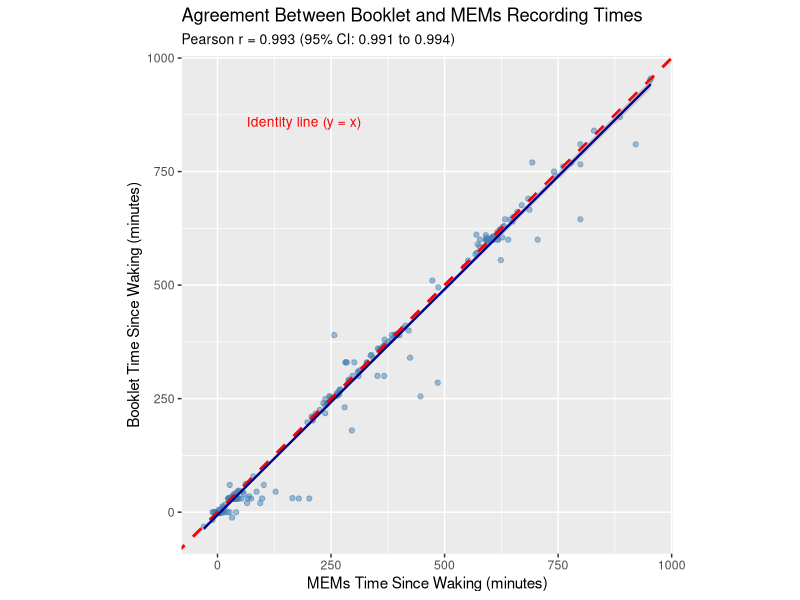
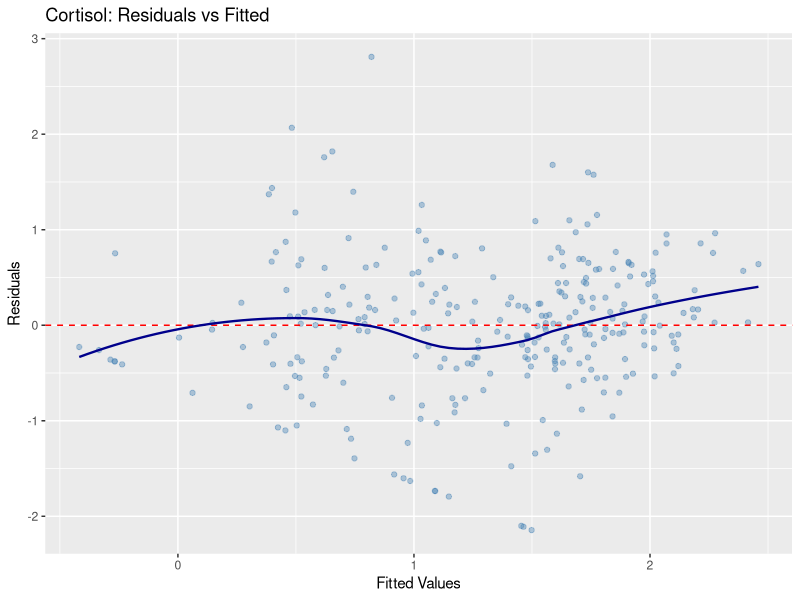
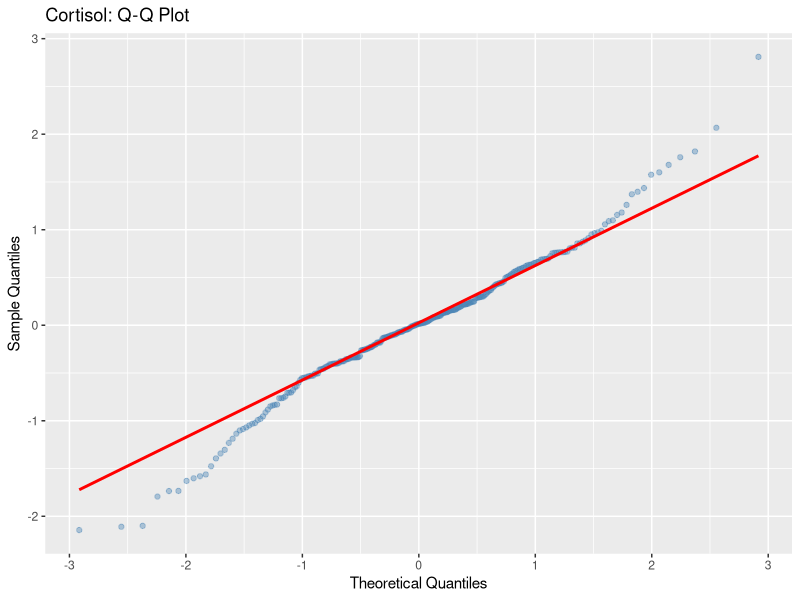
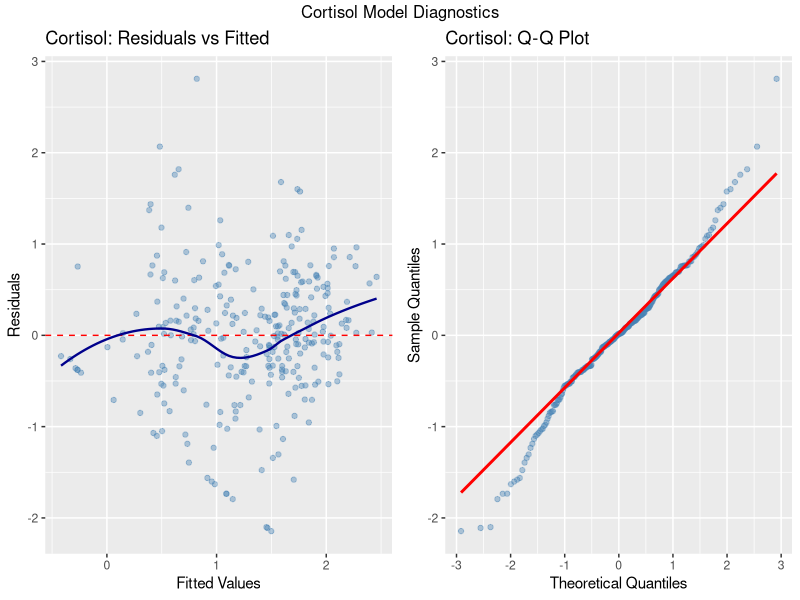
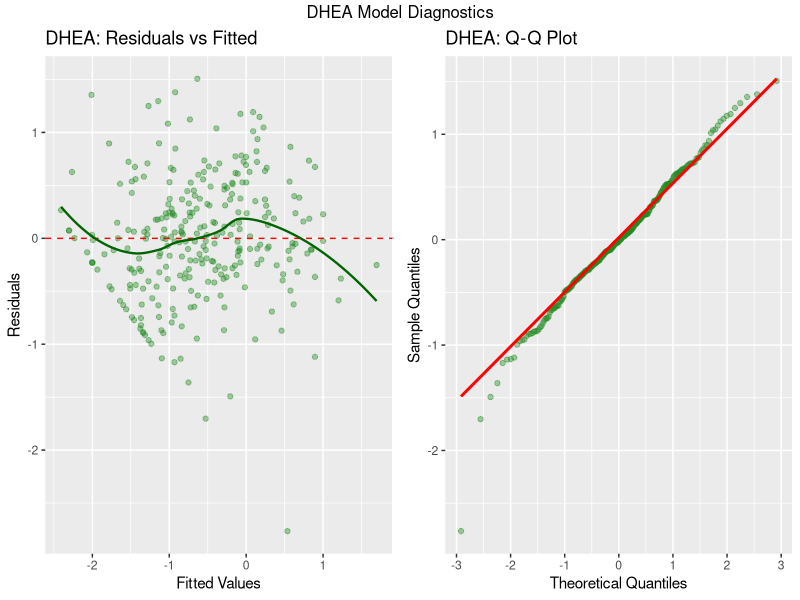
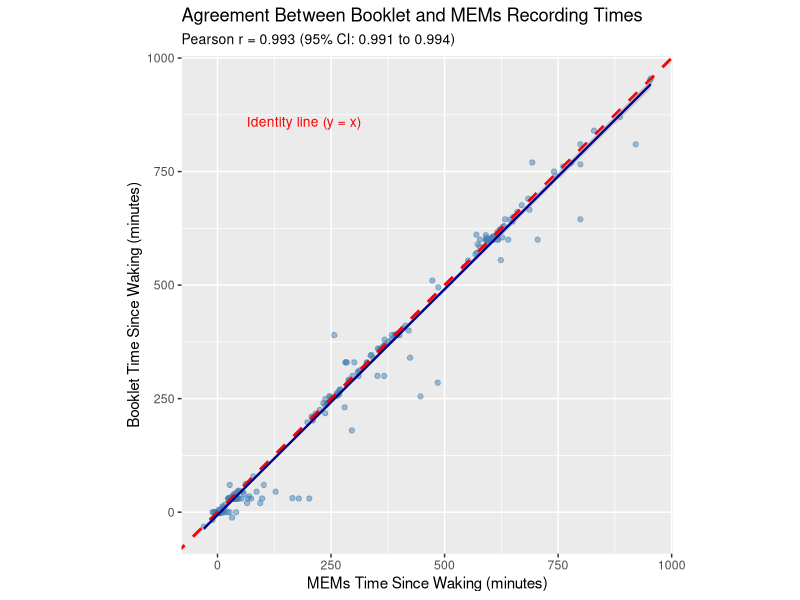

Reproduce these figures in R, in order.
## ---- chunk 1
library(tidyverse)    # Data manipulation and visualization
library(lubridate)    # Date/time handling
library(gridExtra)    # Arranging multiple plots
library(knitr)        # Tables
library(kableExtra)   # Enhanced tables
library(scales)       # Axis formatting
library(lme4)
library(lmerTest)
## ---- chunk 2
data_raw<-read.csv("Project0_Clean_v2.csv")
head(data_raw)

data <- data_raw %>%
  rename(
    SubjectID = SubjectID,
    CollectionDate = Collection.Date,
    CollectionSample = Collection.Sample,
    Booklet_ClockTime = Booket..Clock.Time,           # Note: typo in original "Booket"
    MEMs_ClockTime = MEMs..Clock.Time,
    SleepDiary_WakeTime = Sleep.Diary.reported.wake.time,
    Booklet_SampleInterval = Booklet..Sample.interval,
    Booklet_SampleInterval_Mins = Booklet..Sample.interval.Decimal.Time..mins.,
    MEMs_SampleInterval = MEMs..Sample.interval,
    MEMs_SampleInterval_Mins = MEMs..Sample.interval.Decimal.Time..mins.,
    Cortisol_ugdl = Cortisol..ug.dl.,
    DHEA_pgdl = DHEA..pg.dl.,
    Cortisol_nmolL = Cortisol..nmol.L.,
    DHEA_nmolL = DHEA..nmol.L.,
    DayNumber = DAYNUMB
  )

## DATE/TIME HANDLING
# Function to parse time strings (handles hh:mm format)
parse_time_hhmm <- function(time_str) {
  # Return NA for empty strings or NA values
  if (is.na(time_str) || time_str == "") {
    return(NA)
  }
  # Parse hh:mm format
  parsed <- hm(time_str)
  return(parsed)
}

# Function to convert time string to minutes since midnight
time_to_minutes <- function(time_str) {
  if (is.na(time_str) || time_str == "") {
    return(NA)
  }
  parts <- strsplit(time_str, ":")[[1]]
  if (length(parts) >= 2) {
    hours <- as.numeric(parts[1])
    mins <- as.numeric(parts[2])
    return(hours * 60 + mins)
  }
  return(NA)
}

# Apply time conversion to create minutes since midnight for clock times
data <- data %>%
  mutate(
    # Convert clock times to minutes since midnight
    Booklet_ClockTime_Mins = sapply(Booklet_ClockTime, time_to_minutes),
    MEMs_ClockTime_Mins = sapply(MEMs_ClockTime, time_to_minutes),
    WakeTime_Mins_Raw = sapply(SleepDiary_WakeTime, time_to_minutes)
  )

# Calculate time since waking
data <- data %>%
  mutate(
    # Time since waking calculated from clock times minus wake time
    Booklet_TimeSinceWaking = Booklet_ClockTime_Mins - WakeTime_Mins_Raw,
    MEMs_TimeSinceWaking = MEMs_ClockTime_Mins - WakeTime_Mins_Raw
  )



data <- data %>%
  group_by(SubjectID, DayNumber) %>%
  mutate(
    # Fill wake time: take the non-NA value from Sample 1 and apply to all samples
    WakeTime_Mins = WakeTime_Mins_Raw[CollectionSample == 1][1]
  ) %>%
  ungroup()

data <- data %>%
  mutate(
    # Time since waking calculated from clock times minus wake time
    Booklet_TimeSinceWaking = Booklet_ClockTime_Mins - WakeTime_Mins,
    MEMs_TimeSinceWaking = MEMs_ClockTime_Mins - WakeTime_Mins
  )

head(data)
## ---- chunk 3

# Flag/exclude implausible cortisol values
# - Values > 80 nmol/L are lab errors (EXCLUDE)
# - Values > 26 nmol/L are high but biologically possible (FLAG)
data <- data %>%
  mutate(
    Cortisol_LabError = Cortisol_nmolL > 80,
    Cortisol_High = Cortisol_nmolL > 26 & Cortisol_nmolL <= 80,
    # Flag the extreme cortisol value (9999 appears to be an error code)
    Cortisol_LabError = ifelse(Cortisol_nmolL > 1000, TRUE, Cortisol_LabError)
  )

# Flag DHEA at detection limit (5.205 nmol/L)
data <- data %>%
  mutate(
    DHEA_AtDetectionLimit = abs(DHEA_nmolL - 5.205) < 0.001
  )

# Identify subjects with multiple DHEA at detection limit
subjects_multiple_DHEA_limit <- data %>%
  filter(DHEA_AtDetectionLimit) %>%
  group_by(SubjectID) %>%
  summarise(n_at_limit = n()) %>%
  filter(n_at_limit > 1)


data <- data %>%
  mutate(
    SubjectID_Factor = as.factor(SubjectID),
    CollectionSample_Factor = factor(CollectionSample, 
                                      levels = 1:4,
                                      labels = c("Waking", "30 min", "Lunch", "10 hours")),
    DayNumber_Factor = factor(DayNumber, levels = 1:3, labels = c("Day 1", "Day 2", "Day 3"))
  )

head(data)

# Summary of missing data
missing_summary <- data %>%
  summarise(
    Total_Observations = n(),
    Missing_Booklet_ClockTime = sum(is.na(Booklet_ClockTime_Mins)),
    Missing_MEMs_ClockTime = sum(is.na(MEMs_ClockTime_Mins)),
    Missing_WakeTime = sum(is.na(WakeTime_Mins)),
    Missing_Cortisol = sum(is.na(Cortisol_nmolL)),
    Missing_DHEA = sum(is.na(DHEA_nmolL)),
    Excluded_Cortisol_LabError = sum(Cortisol_LabError, na.rm = TRUE),
    Excluded_DHEA_DetectionLimit = sum(DHEA_AtDetectionLimit, na.rm = TRUE)
  )

missing_summary_long <- missing_summary %>%
  pivot_longer(cols = everything(), names_to = "Variable", values_to = "Count") %>%
  mutate(Percentage = round(100 * Count / missing_summary$Total_Observations, 1))

print(missing_summary_long)

## ---- chunk 4
# Table 1 EDA

# Individual calculations
mean(data$Booklet_TimeSinceWaking, na.rm = TRUE)
sd(data$Booklet_TimeSinceWaking, na.rm = TRUE)

mean(data$MEMs_TimeSinceWaking, na.rm = TRUE)
sd(data$MEMs_TimeSinceWaking, na.rm = TRUE)

mean(data$Cortisol_nmolL, na.rm = TRUE)
sd(data$Cortisol_nmolL, na.rm = TRUE)

mean(data$DHEA_nmolL, na.rm = TRUE)
sd(data$DHEA_nmolL, na.rm = TRUE)

# Or as one summary table
data %>%
  summarise(
    Booklet_Mean = mean(Booklet_TimeSinceWaking, na.rm = TRUE),
    Booklet_SD = sd(Booklet_TimeSinceWaking, na.rm = TRUE),
    MEMs_Mean = mean(MEMs_TimeSinceWaking, na.rm = TRUE),
    MEMs_SD = sd(MEMs_TimeSinceWaking, na.rm = TRUE),
    Cortisol_Mean = mean(Cortisol_nmolL, na.rm = TRUE),
    Cortisol_SD = sd(Cortisol_nmolL, na.rm = TRUE),
    DHEA_Mean = mean(DHEA_nmolL, na.rm = TRUE),
    DHEA_SD = sd(DHEA_nmolL, na.rm = TRUE)
  )



## ---- chunk 5
# Q1 DESCRIPTIVE STATISTICS

data_paired <- data %>%
  filter(!is.na(Booklet_TimeSinceWaking) & !is.na(MEMs_TimeSinceWaking))

data_paired <- data_paired %>%
  mutate(
    # Difference: Booklet - MEMs (positive = Booklet later than MEMs)
    Time_Difference = Booklet_TimeSinceWaking - MEMs_TimeSinceWaking,
    # Average of the two measurements (for Bland-Altman)
    Time_Average = (Booklet_TimeSinceWaking + MEMs_TimeSinceWaking) / 2,
    # Absolute difference
    Abs_Difference = abs(Time_Difference)
  )

diff_summary_overall <- data_paired %>%
  summarise(
    N = n(),
    Mean_Diff = mean(Time_Difference, na.rm = TRUE),
    SD_Diff = sd(Time_Difference, na.rm = TRUE),
    Median_Diff = median(Time_Difference, na.rm = TRUE),
    IQR_Diff = IQR(Time_Difference, na.rm = TRUE),
    Min_Diff = min(Time_Difference, na.rm = TRUE),
    Max_Diff = max(Time_Difference, na.rm = TRUE),
    Mean_Abs_Diff = mean(Abs_Difference, na.rm = TRUE)
  )

cat("--- Overall Time Difference (Booklet - MEMs, in minutes) ---\n")
print(diff_summary_overall)

# Calculate 95% Limits of Agreement
mean_diff <- diff_summary_overall$Mean_Diff
sd_diff <- diff_summary_overall$SD_Diff
LoA_lower <- mean_diff - 1.96 * sd_diff
LoA_upper <- mean_diff + 1.96 * sd_diff

cat("\n--- Bland-Altman Statistics ---\n")
cat("Mean Difference (Bias):", round(mean_diff, 2), "minutes\n")
cat("95% Limits of Agreement:", round(LoA_lower, 2), "to", round(LoA_upper, 2), "minutes\n")

# -----------------------------------------------------------------------------
# 3.4 Summary by Collection Sample
# -----------------------------------------------------------------------------
diff_summary_by_sample <- data_paired %>%
  group_by(CollectionSample_Factor) %>%
  summarise(
    N = n(),
    Mean_Diff = round(mean(Time_Difference), 2),
    SD_Diff = round(sd(Time_Difference), 2),
    Median_Diff = round(median(Time_Difference), 2),
    Min_Diff = round(min(Time_Difference), 2),
    Max_Diff = round(max(Time_Difference), 2)
  )

cat("\n--- Time Difference by Collection Sample ---\n")
print(diff_summary_by_sample)


# -----------------------------------------------------------------------------
# 3.5 Correlation between Booklet and MEMs times
# -----------------------------------------------------------------------------
correlation_test <- cor.test(data_paired$Booklet_TimeSinceWaking, 
                              data_paired$MEMs_TimeSinceWaking,
                              method = "pearson")

cat("\n--- Pearson Correlation ---\n")
cat("Correlation coefficient (r):", round(correlation_test$estimate, 4), "\n")
cat("95% CI:", round(correlation_test$conf.int[1], 4), "to", 
    round(correlation_test$conf.int[2], 4), "\n")
cat("p-value:", format.pval(correlation_test$p.value, digits = 3), "\n")

# -----------------------------------------------------------------------------
# 3.6 VISUALIZATION: Scatterplot (per PI request)
# -----------------------------------------------------------------------------
plot_scatter_agreement <- ggplot(data_paired, 
                                  aes(x = MEMs_TimeSinceWaking, 
                                      y = Booklet_TimeSinceWaking)) +
  geom_point(alpha = 0.5, color = "steelblue") +
  geom_abline(intercept = 0, slope = 1, linetype = "dashed", color = "red", linewidth = 1) +
  geom_smooth(method = "lm", se = TRUE, color = "darkblue", linewidth = 0.8) +
  labs(
    title = "Agreement Between Booklet and MEMs Recording Times",
    subtitle = paste0("Pearson r = ", round(correlation_test$estimate, 3),
                      " (95% CI: ", round(correlation_test$conf.int[1], 3), 
                      " to ", round(correlation_test$conf.int[2], 3), ")"),
    x = "MEMs Time Since Waking (minutes)",
    y = "Booklet Time Since Waking (minutes)"
  ) +
  annotate("text", x = max(data_paired$MEMs_TimeSinceWaking, na.rm = TRUE) * 0.2, 
           y = max(data_paired$Booklet_TimeSinceWaking, na.rm = TRUE) * 0.9,
           label = "Identity line (y = x)", color = "red", size = 3.5) +
  coord_equal() +
  theme(plot.subtitle = element_text(size = 10))

print(plot_scatter_agreement)
ggsave("Q1_scatterplot_agreement.png", plot_scatter_agreement, width = 8, height = 8, dpi = 150)


## ---- chunk 6
# Q1 Mixed model
model_agreement <- lmer(Booklet_TimeSinceWaking ~ MEMs_TimeSinceWaking + (1|SubjectID), 
                        data = data_paired)

summary(model_agreement)

## ---- chunk 7

# Q2 

# Define target times (in minutes since waking)
TARGET_SAMPLE2 <- 30    # 30 minutes after waking
TARGET_SAMPLE4 <- 600   # 600 minutes (10 hours) after waking

# Filter to samples 2 and 4 only, and require MEMs time to be present
data_adherence <- data %>%
  filter(CollectionSample %in% c(2, 4)) %>%
  filter(!is.na(Booklet_TimeSinceWaking)) %>%
  mutate(
    # Define target time based on sample
    Target_Time = case_when(
      CollectionSample == 2 ~ TARGET_SAMPLE2,
      CollectionSample == 4 ~ TARGET_SAMPLE4
    ),
    # Calculate deviation from target
    Deviation =Booklet_TimeSinceWaking - Target_Time,
    Abs_Deviation = abs(Deviation),
    # Adherence flags
    Within_7.5min = Abs_Deviation <= 7.5,
    Within_15min = Abs_Deviation <= 15,
    # Label for reporting
    Sample_Label = case_when(
      CollectionSample == 2 ~ "+30 min",
      CollectionSample == 4 ~ "+10 hours"
    )
  )


# Function to calculate adherence with exact binomial CI
calc_adherence <- function(data, sample_num, window_min) {
  
  subset_data <- data %>% filter(CollectionSample == sample_num)
  n <- nrow(subset_data)
  
  if (window_min == 7.5) {
    x <- sum(subset_data$Within_7.5min)
  } else {
    x <- sum(subset_data$Within_15min)
  }
  
  # Exact binomial CI
  ci <- binom.test(x, n, conf.level = 0.95)
  
  return(data.frame(
    Sample = ifelse(sample_num == 2, "+30 min", "+10 hours"),
    Target_Time = ifelse(sample_num == 2, "30 min", "600 min"),
    Window = paste0("±", window_min, " min"),
    N_Total = n,
    N_Adherent = x,
    Percentage = round(100 * x / n, 1),
    CI_Lower = round(100 * ci$conf.int[1], 1),
    CI_Upper = round(100 * ci$conf.int[2], 1)
  ))
}

# Calculate for all combinations
adherence_results <- bind_rows(
  calc_adherence(data_adherence, 2, 7.5),
  calc_adherence(data_adherence, 2, 15),
  calc_adherence(data_adherence, 4, 7.5),
  calc_adherence(data_adherence, 4, 15)
)

print(adherence_results)

## ---- chunk 8
# Q3

# Find all observations at detection limit
obs_at_limit <- data %>%
  filter(DHEA_AtDetectionLimit) %>%
  select(SubjectID, DayNumber, CollectionSample, DHEA_nmolL)

print(obs_at_limit)

# Data cleaning
KNOT<-30

data_Q3 <- data %>%
  filter(!DHEA_AtDetectionLimit) %>%                    # Remove obs at detection limit
  filter(SubjectID!=3037) %>%               # Remove subjects with multiple at limit
  filter(!is.na(DHEA_nmolL)) %>%               # Remove missing DHEA
  filter(Cortisol_nmolL<=80)    %>%                       # Remove extreme cortisol values
  filter(!is.na(MEMs_TimeSinceWaking)) %>%              # Remove missing time
  filter(MEMs_TimeSinceWaking>= 0) %>%
  mutate(
    Time = MEMs_TimeSinceWaking,
    Time1 = pmin(Time, KNOT),
    Time2 = pmax(Time - KNOT, 0),)


# Model: Cortisol ~ Time1 + Time2 + (1|SubjectID)
# 
# Interpretation:
# - Intercept: Expected cortisol at waking (Time = 0)
# - Time1 coefficient: Rate of change from waking to 30 min (awakening response)
# - Time2 coefficient: Rate of change after 30 min (decline phase)

model_cortisol_pw <- lmer(
  log(Cortisol_nmolL) ~ Time1 + Time2 + (1|SubjectID_Factor),
  data = data_Q3
)

# without random intercept
model_cortisol_pw2 <- lm(
  Cortisol_nmolL ~ Time1 + Time2,
  data = data_Q3
)

# compare models
#AIC(model_cortisol_pw, model_cortisol_pw2)

summary(model_cortisol_pw)



# DHEA PW model with RI
model_dhea_pw <- lmer(
  log(DHEA_nmolL) ~ Time1 + Time2 + (1|SubjectID_Factor),
  data = data_Q3
)

# DHEA PW MODEL WITHOUT RI
model_dhea_pw2 <- lm(
  DHEA_nmolL ~ Time1 + Time2,
  data = data_Q3
)

AIC(model_dhea_pw, model_dhea_pw2)

summary(model_dhea_pw)



## ---- chunk 9
# Q3 model diagnostics
data_Q3 <- data_Q3 %>%
  mutate(
    Fitted_Cortisol = fitted(model_cortisol_pw),
    Resid_Cortisol = residuals(model_cortisol_pw),
    StdResid_Cortisol = residuals(model_cortisol_pw, type = "pearson"),
    Fitted_DHEA = fitted(model_dhea_pw),
    Resid_DHEA = residuals(model_dhea_pw),
    StdResid_DHEA = residuals(model_dhea_pw, type = "pearson")
  )

p_cort_resid_fitted <- ggplot(data_Q3, aes(x = Fitted_Cortisol, y = Resid_Cortisol)) +
  geom_point(alpha = 0.4, color = "steelblue") +
  geom_hline(yintercept = 0, color = "red", linetype = "dashed") +
  geom_smooth(method = "loess", se = FALSE, color = "darkblue", linewidth = 0.8) +
  labs(
    title = "Cortisol: Residuals vs Fitted",
    x = "Fitted Values",
    y = "Residuals"
  )




p_cort_resid_fitted

p_cort_qq <- ggplot(data_Q3, aes(sample = StdResid_Cortisol)) +
  stat_qq(alpha = 0.4, color = "steelblue") +
  stat_qq_line(color = "red", linewidth = 1) +
  labs(
    title = "Cortisol: Q-Q Plot",
    x = "Theoretical Quantiles",
    y = "Sample Quantiles"
  )

p_cort_qq


cortisol_diagnostics <- grid.arrange(
  p_cort_resid_fitted,
  p_cort_qq,
  ncol = 2,
  top = "Cortisol Model Diagnostics"
)


p_dhea_resid_fitted <- ggplot(data_Q3, aes(x = Fitted_DHEA, y = Resid_DHEA)) +
  geom_point(alpha = 0.4, color = "forestgreen") +
  geom_hline(yintercept = 0, color = "red", linetype = "dashed") +
  geom_smooth(method = "loess", se = FALSE, color = "darkgreen", linewidth = 0.8) +
  labs(
    title = "DHEA: Residuals vs Fitted",
    x = "Fitted Values",
    y = "Residuals"
  )

p_dhea_qq <- ggplot(data_Q3, aes(sample = StdResid_DHEA)) +
  stat_qq(alpha = 0.4, color = "forestgreen") +
  stat_qq_line(color = "red", linewidth = 1) +
  labs(
    title = "DHEA: Q-Q Plot",
    x = "Theoretical Quantiles",
    y = "Sample Quantiles"
  )

dhea_diagnostics <- grid.arrange(
  p_dhea_resid_fitted,
  p_dhea_qq, 
  ncol = 2,
  top = "DHEA Model Diagnostics"
)
